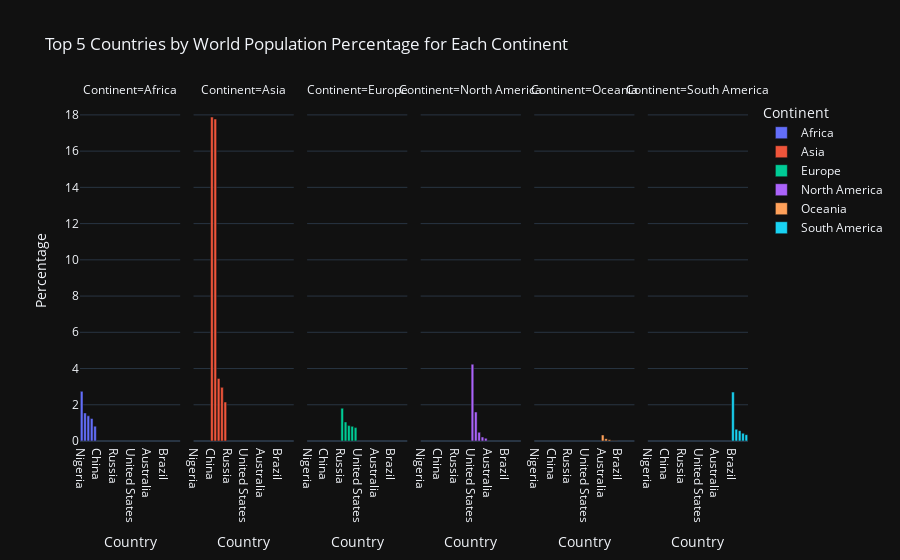

Notebook source saved alongside this figure:
### Code cell
top_countries_per_continent = pd.DataFrame()

for continent, group in countries.groupby('Continent'):
    top_countries = group.nlargest(5, '2022 Population')
    top_countries_per_continent = pd.concat([top_countries_per_continent, top_countries])

fig = px.bar(top_countries_per_continent, x='Country', y='World Population Percentage',
             color='Continent',
             title='Top 5 Countries by World Population Percentage for Each Continent',
             labels={'World Population Percentage': 'Percentage'},
             facet_col='Continent',
             facet_col_wrap=8)  

fig.update_layout(template='plotly_dark')
fig.show()

### Figure 1 — Plotly figure (JSON) as saved in the notebook; plotly's stock layout.template omitted (floating-point values rounded to 4 significant figures)
{"data": [{"alignmentgroup": "True", "hovertemplate": "Continent=Africa<br>Country=%{x}<br>Percentage=%{y}<extra></extra>", "legendgroup": "Africa", "marker": {"color": "#636efa", "pattern": {"shape": ""}}, "name": "Africa", "offsetgroup": "Africa", "orientation": "v", "showlegend": true, "textposition": "auto", "type": "bar", "x": ["Nigeria", "Ethiopia", "Egypt", "DR Congo", "Tanzania"], "xaxis": "x", "y": [2.74, 1.55, 1.39, 1.24, 0.82], "yaxis": "y"}, {"alignmentgroup": "True", "hovertemplate": "Continent=Asia<br>Country=%{x}<br>Percentage=%{y}<extra></extra>", "legendgroup": "Asia", "marker": {"color": "#EF553B", "pattern": {"shape": ""}}, "name": "Asia", "offsetgroup": "Asia", "orientation": "v", "showlegend": true, "textposition": "auto", "type": "bar", "x": ["China", "India", "Indonesia", "Pakistan", "Bangladesh"], "xaxis": "x2", "y": [17.88, 17.77, 3.45, 2.96, 2.15], "yaxis": "y2"}, {"alignmentgroup": "True", "hovertemplate": "Continent=Europe<br>Country=%{x}<br>Percentage=%{y}<extra></extra>", "legendgroup": "Europe", "marker": {"color": "#00cc96", "pattern": {"shape": ""}}, "name": "Europe", "offsetgroup": "Europe", "orientation": "v", "showlegend": true, "textposition": "auto", "type": "bar", "x": ["Russia", "Germany", "United Kingdom", "France", "Italy"], "xaxis": "x3", "y": [1.81, 1.05, 0.85, 0.81, 0.74], "yaxis": "y3"}, {"alignmentgroup": "True", "hovertemplate": "Continent=North America<br>Country=%{x}<br>Percentage=%{y}<extra></extra>", "legendgroup": "North America", "marker": {"color": "#ab63fa", "pattern": {"shape": ""}}, "name": "North America", "offsetgroup": "North America", "orientation": "v", "showlegend": true, "textposition": "auto", "type": "bar", "x": ["United States", "Mexico", "Canada", "Guatemala", "Haiti"], "xaxis": "x4", "y": [4.24, 1.6, 0.48, 0.22, 0.15], "yaxis": "y4"}, {"alignmentgroup": "True", "hovertemplate": "Continent=Oceania<br>Country=%{x}<br>Percentage=%{y}<extra></extra>", "legendgroup": "Oceania", "marker": {"color": "#FFA15A", "pattern": {"shape": ""}}, "name": "Oceania", "offsetgroup": "Oceania", "orientation": "v", "showlegend": true, "textposition": "auto", "type": "bar", "x": ["Australia", "Papua New Guinea", "New Zealand", "Fiji", "Solomon Islands"], "xaxis": "x5", "y": [0.33, 0.13, 0.07, 0.01, 0.01], "yaxis": "y5"}, {"alignmentgroup": "True", "hovertemplate": "Continent=South America<br>Country=%{x}<br>Percentage=%{y}<extra></extra>", "legendgroup": "South America", "marker": {"color": "#19d3f3", "pattern": {"shape": ""}}, "name": "South America", "offsetgroup": "South America", "orientation": "v", "showlegend": true, "textposition": "auto", "type": "bar", "x": ["Brazil", "Colombia", "Argentina", "Peru", "Venezuela"], "xaxis": "x6", "y": [2.7, 0.65, 0.57, 0.43, 0.35], "yaxis": "y6"}], "layout": {"annotations": [{"font": {}, "showarrow": false, "text": "Continent=Africa", "x": 0.075, "xanchor": "center", "xref": "paper", "y": 1, "yanchor": "bottom", "yref": "paper"}, {"font": {}, "showarrow": false, "text": "Continent=Asia", "x": 0.245, "xanchor": "center", "xref": "paper", "y": 1, "yanchor": "bottom", "yref": "paper"}, {"font": {}, "showarrow": false, "text": "Continent=Europe", "x": 0.415, "xanchor": "center", "xref": "paper", "y": 1, "yanchor": "bottom", "yref": "paper"}, {"font": {}, "showarrow": false, "text": "Continent=North America", "x": 0.585, "xanchor": "center", "xref": "paper", "y": 1, "yanchor": "bottom", "yref": "paper"}, {"font": {}, "showarrow": false, "text": "Continent=Oceania", "x": 0.755, "xanchor": "center", "xref": "paper", "y": 1, "yanchor": "bottom", "yref": "paper"}, {"font": {}, "showarrow": false, "text": "Continent=South America", "x": 0.925, "xanchor": "center", "xref": "paper", "y": 1, "yanchor": "bottom", "yref": "paper"}], "autosize": true, "barmode": "relative", "legend": {"title": {"text": "Continent"}, "tracegroupgap": 0}, "title": {"text": "Top 5 Countries by World Population Percentage for Each Continent"}, "xaxis": {"anchor": "y", "autorange": true, "domain": [0, 0.15], "range": [-0.5, 29.5], "title": {"text": "Country"}, "type": "category"}, "xaxis2": {"anchor": "y2", "autorange": true, "domain": [0.17, 0.32], "matches": "x", "range": [-0.5, 29.5], "title": {"text": "Country"}, "type": "category"}, "xaxis3": {"anchor": "y3", "autorange": true, "domain": [0.34, 0.49], "matches": "x", "range": [-0.5, 29.5], "title": {"text": "Country"}, "type": "category"}, "xaxis4": {"anchor": "y4", "autorange": true, "domain": [0.51, 0.66], "matches": "x", "range": [-0.5, 29.5], "title": {"text": "Country"}, "type": "category"}, "xaxis5": {"anchor": "y5", "autorange": true, "domain": [0.68, 0.83], "matches": "x", "range": [-0.5, 29.5], "title": {"text": "Country"}, "type": "category"}, "xaxis6": {"anchor": "y6", "autorange": true, "domain": [0.85, 1], "matches": "x", "range": [-0.5, 29.5], "title": {"text": "Country"}, "type": "category"}, "yaxis": {"anchor": "x", "autorange": true, "domain": [0, 1], "range": [0, 18.82], "title": {"text": "Percentage"}, "type": "linear"}, "yaxis2": {"anchor": "x2", "autorange": true, "domain": [0, 1], "matches": "y", "range": [0, 18.82], "showticklabels": false, "type": "linear"}, "yaxis3": {"anchor": "x3", "autorange": true, "domain": [0, 1], "matches": "y", "range": [0, 18.82], "showticklabels": false, "type": "linear"}, "yaxis4": {"anchor": "x4", "autorange": true, "domain": [0, 1], "matches": "y", "range": [0, 18.82], "showticklabels": false, "type": "linear"}, "yaxis5": {"anchor": "x5", "autorange": true, "domain": [0, 1], "matches": "y", "range": [0, 18.82], "showticklabels": false, "type": "linear"}, "yaxis6": {"anchor": "x6", "autorange": true, "domain": [0, 1], "matches": "y", "range": [0, 18.82], "showticklabels": false, "type": "linear"}}}
